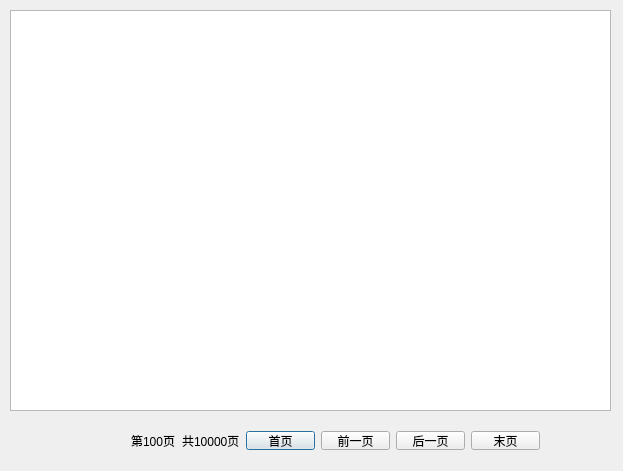
<?xml version="1.0" encoding="UTF-8"?>
<ui version="4.0">
 <class>SYSLogDlg</class>
 <widget class="QDialog" name="SYSLogDlg">
  <property name="geometry">
   <rect>
    <x>0</x>
    <y>0</y>
    <width>623</width>
    <height>471</height>
   </rect>
  </property>
  <property name="windowTitle">
   <string>系统日志</string>
  </property>
  <widget class="QWidget" name="horizontalLayoutWidget">
   <property name="geometry">
    <rect>
     <x>120</x>
     <y>420</y>
     <width>431</width>
     <height>41</height>
    </rect>
   </property>
   <layout class="QHBoxLayout" name="horizontalLayout">
    <item>
     <widget class="QLabel" name="CurrentPageLabel">
      <property name="text">
       <string>第100页</string>
      </property>
     </widget>
    </item>
    <item>
     <widget class="QLabel" name="TotalPageabel">
      <property name="text">
       <string>共10000页</string>
      </property>
     </widget>
    </item>
    <item>
     <widget class="QPushButton" name="PageToBeginBtn">
      <property name="text">
       <string>首页</string>
      </property>
     </widget>
    </item>
    <item>
     <widget class="QPushButton" name="PageDownBtn">
      <property name="text">
       <string>前一页</string>
      </property>
     </widget>
    </item>
    <item>
     <widget class="QPushButton" name="PageUpBtn">
      <property name="text">
       <string>后一页</string>
      </property>
     </widget>
    </item>
    <item>
     <widget class="QPushButton" name="PageToEndBtn">
      <property name="text">
       <string>末页</string>
      </property>
     </widget>
    </item>
   </layout>
  </widget>
  <widget class="QTableWidget" name="DataListTable">
   <property name="geometry">
    <rect>
     <x>10</x>
     <y>10</y>
     <width>601</width>
     <height>401</height>
    </rect>
   </property>
  </widget>
 </widget>
 <layoutdefault spacing="6" margin="11"/>
 <resources/>
 <connections/>
</ui>
